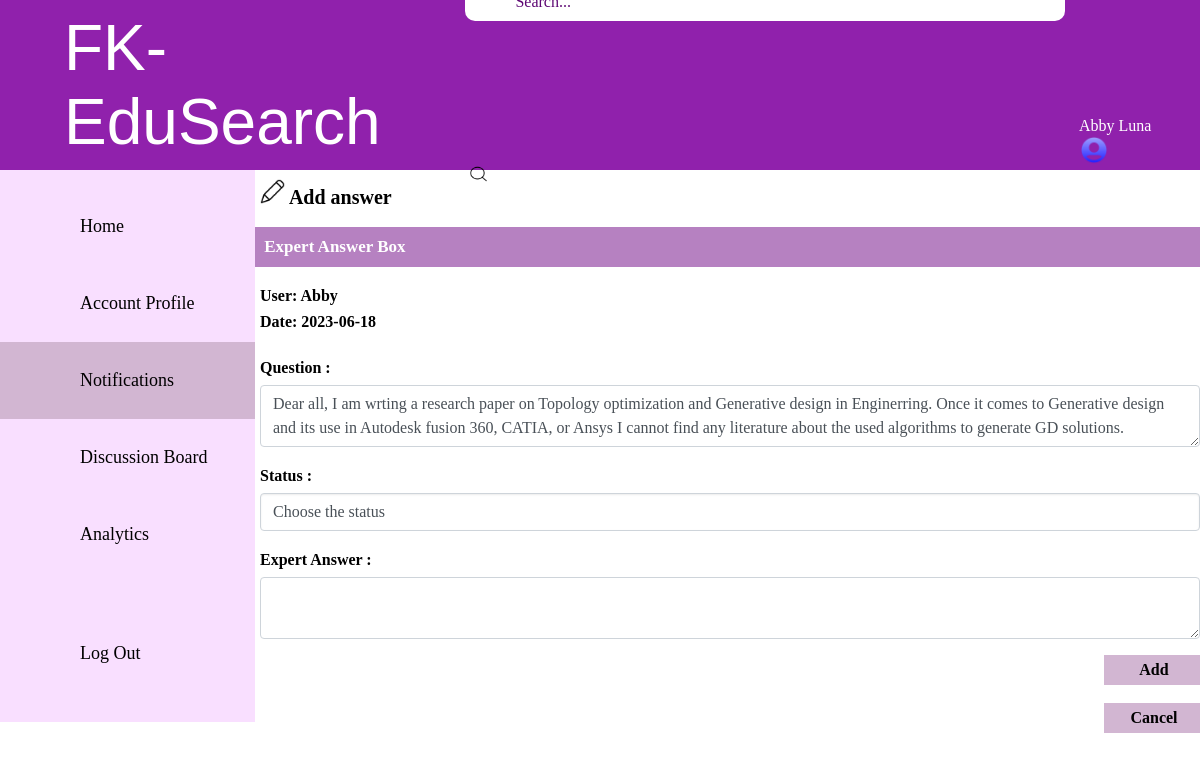
Before: /module3/updateNotification.php?post_id=1 (signed in) with the older database file.
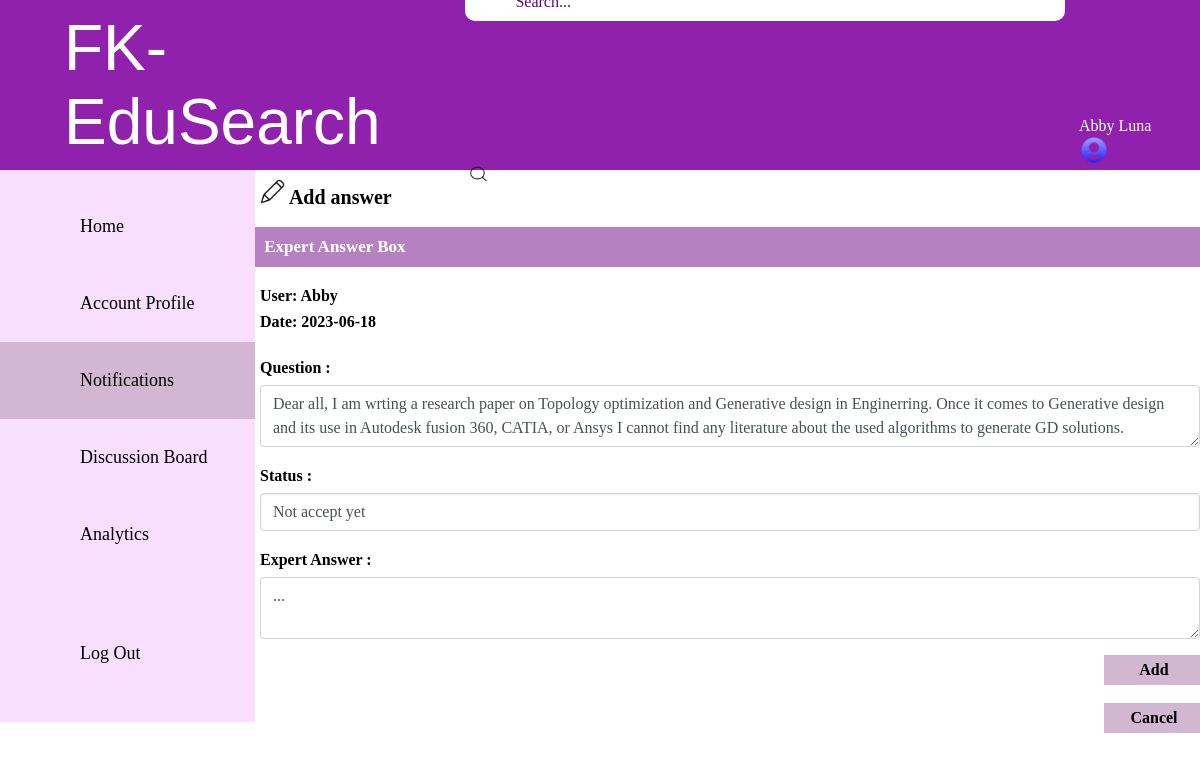
After: the same page with the newer database file.
### tables this page shows
CREATE TABLE `post` (
  `Post_ID` varchar(7) NOT NULL,
  `post_title` varchar(100) NOT NULL,
  `post_content` varchar(500) NOT NULL,
  `post_keyword` varchar(100) NOT NULL,
  `post_category` varchar(100) NOT NULL,
  `post_date` date NOT NULL,
  `post_time` time NOT NULL,
  `post_comment` varchar(100) NOT NULL,
  `user_rating` float NOT NULL,
  `user_feedback` varchar(100) NOT NULL,
  `postStatus` varchar(20) NOT NULL,
  `expertAnswer` varchar(100) DEFAULT NULL,
  `Expert_ID` int(7) NOT NULL
);

### module3/updateNotification.php (the view, shortened to what this page needs)
<?php
include("./link/dbconnection.php");
$expertid = 1;
$sql = "SELECT pl.*, e.expert_name FROM publication_list AS pl JOIN expert AS e ON pl.Expert_ID = e.Expert_ID WHERE pl.Expert_ID = $expertid";
$result = $conn->query($sql);
$row = mysqli_fetch_assoc($result);
$expert_name = $row['expert_name'];
if (isset($_GET['post_id'])) {
  $Post_ID = $_GET['post_id'];
  $sql = "SELECT * FROM post WHERE Post_ID = $Post_ID";
  $result = $conn->query($sql);
  if ($result->num_rows > 0) {
    $row = $result->fetch_assoc();
    $Post_ID = $row['Post_ID'];
    $post_content = $row['post_content'];
    $postStatus = $row['postStatus'];
    $expertAnswer = $row['expertAnswer'];
    $post_date = $row['post_date'];
  } else {
    echo "Post not found.";
    exit;
  }
} else {
  echo "No Post ID provided.";
  exit;
}
?>
<!DOCTYPE html>
<html lang="en">
<head>
  <link rel="stylesheet" href="style/style.css">
</head>
<body>
  <div style="height: 170px;width: 100%;display: flex;align-items: center;justify-content: space-between;padding: 22px 14px;background-color:#9021AC">
    <a id="FK-EduSearch" class="FK Edu-Search">FK-EduSearch</a>
    <div>
      <input style="color:#5D0773;padding-left:50px;padding-top:10px;margin-bottom:12px;margin-left:1px;border:none;" type="search" value="Search..." />
      <img style=" margin-right:10px ;padding-top:3px;margin-left:3px ;margin-top:128px;margin: bottom 1px;width:23px;height:23px" src="image/search.png" alt="search cant function">
    </div>
    <div>
      <p style="margin-right:10px ;margin-left:3px ;margin-top:125px;margin-bottom:10px;"><?php echo $expert_name; ?><img style="width:30px;height:auto;" src="image/woman.png" alt="profile picture" </p>
    </div>
  </div>
  <nav style=" background-color:#F9DFFF;display: flex;flex-direction: column;justify-content: space-between;height: 100%;width: 255px;padding-top:18px;padding-bottom: 30px;">
    <ul style="text-align: center; font-family: 'PT-serif', serif; font-size: 18px;">
      <li><a class="nav-link" href="home.php">Home</a></li>
      <li><a class="nav-link" href="account.php">Account Profile</a></li>
      <li><a class="nav-link  active " href="notification.php">Notifications</a></li>
      <li><a class="nav-link" href="publication.php">Discussion Board</a></li>
      <li><a class="nav-link" href="calTotal.php">Analytics</a></li>
      <br><br>
      <li><a class="nav-link" href="../module1/logout.php">Log Out</a></li>
    </ul>
  </nav>
  <p style="padding-left:5px;padding-top:7px;font-size:20px;margin-left:255px;color:black;margin-top: -550px;"><b><img style="width:25px;" src="image/edit.png" alt="Edit"> Add answer</b> </p><br>
  <div style=" padding:10px 5px 10px 5px;margin-left:255px;font-size:17px;color:white ;background-color:#B681C1;">
    <b> &nbsp;Expert Answer Box</b>
  </div>
  <div class="form-group" style="margin-left:260px;margin-top:20px">
    <label id="Description" name="Description">User: Abby</label><br>
    <label id="Date" name="Date">Date: <?php echo $post_date; ?></label><br>
  </div>
  <form action="updateNotification.php?post_id=<?php echo $Post_ID; ?>" method="POST">
    <div class="form-group" style="margin-left:260px;margin-top:20px">
      <label for="post_content">Question :</label>
      <textarea class="form-control" id="post_content" name="post_content" row="4" disabled><?php echo $post_content; ?></textarea>
    </div>
    <div class="form-group" style="margin-left:260px;margin-top:20px">
      <label for="publicationType">Status :</label>
      <select class="form-control custom-select" id="postStatus" name="postStatus">
        <option selected disabled>Choose the status</option>
        <option value="Not accept yet" <?php if ($postStatus === "Not accept yet") echo 'selected'; ?>>Not accept yet</option>
      </select>
      <br>
    </div>
    <div class="form-group" style="margin-left:260px;margin-top:20px">
      <label for="expertAnswer">Expert Answer :</label>
      <textarea class="form-control" id="expertAnswer" name="expertAnswer" row="4" required><?php echo $expertAnswer; ?></textarea>
    </div>
    <div class="row">
      <div class="col-12">
        <button style="margin-left: 92%;border: none;background-color:#D2B6D2;" class="custom-btn" type="submit"><b>Add</b></button><br><br>
        <a href="notification.php"><button style="margin-left: 92%;border: none;background-color:#D2B6D2;" class="custom-btn"><b>Cancel</b></button></a>
      </div>
    </div>
  </form>
</body>
</html>

Changed rows visible on the page:
changed post: postStatus (not shown) → "Not accept yet"; expertAnswer (not shown) → "..."
Other visible differences:
form field postStatus: "Choose the status" → (not shown)
